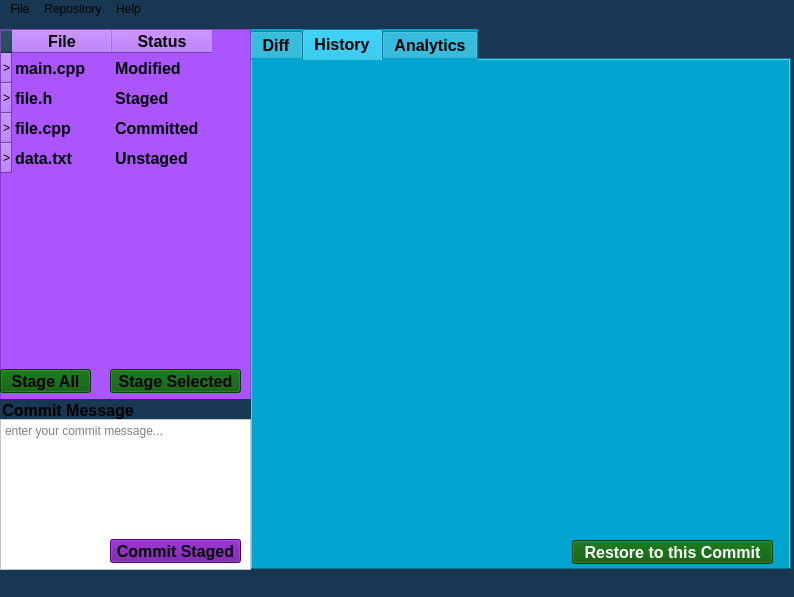
<?xml version="1.0" encoding="UTF-8"?>
<ui version="4.0">
 <class>MainWindow</class>
 <widget class="QMainWindow" name="MainWindow">
  <property name="geometry">
   <rect>
    <x>0</x>
    <y>0</y>
    <width>794</width>
    <height>597</height>
   </rect>
  </property>
  <property name="windowTitle">
   <string>MiniVersionControl</string>
  </property>
  <property name="styleSheet">
   <string notr="true">background-color: rgb(23, 55, 83);</string>
  </property>
  <widget class="QWidget" name="centralwidget">
   <widget class="QTabWidget" name="infoTab">
    <property name="geometry">
     <rect>
      <x>250</x>
      <y>10</y>
      <width>541</width>
      <height>541</height>
     </rect>
    </property>
    <property name="palette">
     <palette>
      <active>
       <colorrole role="WindowText">
        <brush brushstyle="SolidPattern">
         <color alpha="255">
          <red>0</red>
          <green>0</green>
          <blue>0</blue>
         </color>
        </brush>
       </colorrole>
       <colorrole role="Button">
        <brush brushstyle="SolidPattern">
         <color alpha="255">
          <red>0</red>
          <green>165</green>
          <blue>207</blue>
         </color>
        </brush>
       </colorrole>
       <colorrole role="Text">
        <brush brushstyle="SolidPattern">
         <color alpha="255">
          <red>0</red>
          <green>0</green>
          <blue>0</blue>
         </color>
        </brush>
       </colorrole>
       <colorrole role="ButtonText">
        <brush brushstyle="SolidPattern">
         <color alpha="255">
          <red>0</red>
          <green>0</green>
          <blue>0</blue>
         </color>
        </brush>
       </colorrole>
       <colorrole role="Base">
        <brush brushstyle="SolidPattern">
         <color alpha="255">
          <red>0</red>
          <green>165</green>
          <blue>207</blue>
         </color>
        </brush>
       </colorrole>
       <colorrole role="Window">
        <brush brushstyle="SolidPattern">
         <color alpha="255">
          <red>0</red>
          <green>165</green>
          <blue>207</blue>
         </color>
        </brush>
       </colorrole>
       <colorrole role="PlaceholderText">
        <brush brushstyle="SolidPattern">
         <color alpha="128">
          <red>0</red>
          <green>0</green>
          <blue>0</blue>
         </color>
        </brush>
       </colorrole>
      </active>
      <inactive>
       <colorrole role="WindowText">
        <brush brushstyle="SolidPattern">
         <color alpha="255">
          <red>0</red>
          <green>0</green>
          <blue>0</blue>
         </color>
        </brush>
       </colorrole>
       <colorrole role="Button">
        <brush brushstyle="SolidPattern">
         <color alpha="255">
          <red>0</red>
          <green>165</green>
          <blue>207</blue>
         </color>
        </brush>
       </colorrole>
       <colorrole role="Text">
        <brush brushstyle="SolidPattern">
         <color alpha="255">
          <red>0</red>
          <green>0</green>
          <blue>0</blue>
         </color>
        </brush>
       </colorrole>
       <colorrole role="ButtonText">
        <brush brushstyle="SolidPattern">
         <color alpha="255">
          <red>0</red>
          <green>0</green>
          <blue>0</blue>
         </color>
        </brush>
       </colorrole>
       <colorrole role="Base">
        <brush brushstyle="SolidPattern">
         <color alpha="255">
          <red>0</red>
          <green>165</green>
          <blue>207</blue>
         </color>
        </brush>
       </colorrole>
       <colorrole role="Window">
        <brush brushstyle="SolidPattern">
         <color alpha="255">
          <red>0</red>
          <green>165</green>
          <blue>207</blue>
         </color>
        </brush>
       </colorrole>
       <colorrole role="PlaceholderText">
        <brush brushstyle="SolidPattern">
         <color alpha="128">
          <red>0</red>
          <green>0</green>
          <blue>0</blue>
         </color>
        </brush>
       </colorrole>
      </inactive>
      <disabled>
       <colorrole role="WindowText">
        <brush brushstyle="SolidPattern">
         <color alpha="255">
          <red>0</red>
          <green>0</green>
          <blue>0</blue>
         </color>
        </brush>
       </colorrole>
       <colorrole role="Button">
        <brush brushstyle="SolidPattern">
         <color alpha="255">
          <red>0</red>
          <green>165</green>
          <blue>207</blue>
         </color>
        </brush>
       </colorrole>
       <colorrole role="Text">
        <brush brushstyle="SolidPattern">
         <color alpha="255">
          <red>0</red>
          <green>0</green>
          <blue>0</blue>
         </color>
        </brush>
       </colorrole>
       <colorrole role="ButtonText">
        <brush brushstyle="SolidPattern">
         <color alpha="255">
          <red>0</red>
          <green>0</green>
          <blue>0</blue>
         </color>
        </brush>
       </colorrole>
       <colorrole role="Base">
        <brush brushstyle="SolidPattern">
         <color alpha="255">
          <red>0</red>
          <green>165</green>
          <blue>207</blue>
         </color>
        </brush>
       </colorrole>
       <colorrole role="Window">
        <brush brushstyle="SolidPattern">
         <color alpha="255">
          <red>0</red>
          <green>165</green>
          <blue>207</blue>
         </color>
        </brush>
       </colorrole>
       <colorrole role="PlaceholderText">
        <brush brushstyle="SolidPattern">
         <color alpha="128">
          <red>0</red>
          <green>0</green>
          <blue>0</blue>
         </color>
        </brush>
       </colorrole>
      </disabled>
     </palette>
    </property>
    <property name="font">
     <font>
      <family>Arial</family>
      <pointsize>12</pointsize>
      <bold>true</bold>
     </font>
    </property>
    <property name="styleSheet">
     <string notr="true">background-color: rgb(0, 165, 207);
color:rgb(0, 0, 0)
</string>
    </property>
    <property name="currentIndex">
     <number>1</number>
    </property>
    <widget class="QWidget" name="diffTab">
     <attribute name="icon">
      <iconset theme="QIcon::ThemeIcon::MailMessageNew"/>
     </attribute>
     <attribute name="title">
      <string>Diff</string>
     </attribute>
    </widget>
    <widget class="QWidget" name="history">
     <attribute name="icon">
      <iconset theme="QIcon::ThemeIcon::DocumentOpenRecent"/>
     </attribute>
     <attribute name="title">
      <string>History</string>
     </attribute>
     <widget class="QPushButton" name="stageSelected_2">
      <property name="geometry">
       <rect>
        <x>320</x>
        <y>480</y>
        <width>201</width>
        <height>24</height>
       </rect>
      </property>
      <property name="font">
       <font>
        <family>Arial</family>
        <pointsize>12</pointsize>
        <bold>true</bold>
       </font>
      </property>
      <property name="styleSheet">
       <string notr="true">color: rgb(255, 255, 255);
background-color: rgb(0, 85, 0);</string>
      </property>
      <property name="text">
       <string>Restore to this Commit</string>
      </property>
     </widget>
    </widget>
    <widget class="QWidget" name="analytics">
     <attribute name="icon">
      <iconset theme="QIcon::ThemeIcon::DialogInformation"/>
     </attribute>
     <attribute name="title">
      <string>Analytics</string>
     </attribute>
    </widget>
   </widget>
   <widget class="QTableWidget" name="fileTable">
    <property name="geometry">
     <rect>
      <x>0</x>
      <y>10</y>
      <width>251</width>
      <height>541</height>
     </rect>
    </property>
    <property name="font">
     <font>
      <family>Arial</family>
      <pointsize>12</pointsize>
      <bold>true</bold>
     </font>
    </property>
    <property name="styleSheet">
     <string notr="true">background-color: rgb(170, 85, 255);</string>
    </property>
    <property name="showGrid">
     <bool>false</bool>
    </property>
    <row>
     <property name="text">
      <string>&gt;</string>
     </property>
    </row>
    <row>
     <property name="text">
      <string>&gt;</string>
     </property>
    </row>
    <row>
     <property name="text">
      <string>&gt;</string>
     </property>
    </row>
    <row>
     <property name="text">
      <string>&gt;</string>
     </property>
    </row>
    <column>
     <property name="text">
      <string>File</string>
     </property>
     <property name="font">
      <font>
       <family>Arial</family>
       <pointsize>12</pointsize>
       <bold>true</bold>
      </font>
     </property>
     <property name="background">
      <color>
       <red>170</red>
       <green>0</green>
       <blue>255</blue>
      </color>
     </property>
    </column>
    <column>
     <property name="text">
      <string>Status</string>
     </property>
     <property name="font">
      <font>
       <family>Arial</family>
       <pointsize>12</pointsize>
       <bold>true</bold>
      </font>
     </property>
     <property name="background">
      <color>
       <red>170</red>
       <green>0</green>
       <blue>255</blue>
      </color>
     </property>
    </column>
    <item row="0" column="0">
     <property name="text">
      <string>main.cpp</string>
     </property>
    </item>
    <item row="0" column="1">
     <property name="text">
      <string>Modified</string>
     </property>
     <property name="font">
      <font>
       <family>Arial</family>
       <pointsize>12</pointsize>
       <bold>true</bold>
      </font>
     </property>
    </item>
    <item row="1" column="0">
     <property name="text">
      <string>file.h</string>
     </property>
    </item>
    <item row="1" column="1">
     <property name="text">
      <string>Staged</string>
     </property>
    </item>
    <item row="2" column="0">
     <property name="text">
      <string>file.cpp</string>
     </property>
    </item>
    <item row="2" column="1">
     <property name="text">
      <string>Committed</string>
     </property>
    </item>
    <item row="3" column="0">
     <property name="text">
      <string>data.txt</string>
     </property>
    </item>
    <item row="3" column="1">
     <property name="text">
      <string>Unstaged</string>
     </property>
    </item>
   </widget>
   <widget class="QGroupBox" name="groupBox">
    <property name="geometry">
     <rect>
      <x>0</x>
      <y>380</y>
      <width>251</width>
      <height>171</height>
     </rect>
    </property>
    <property name="font">
     <font>
      <family>Arial</family>
      <pointsize>12</pointsize>
      <bold>true</bold>
     </font>
    </property>
    <property name="title">
     <string>Commit Message</string>
    </property>
    <widget class="QTextEdit" name="commitInput">
     <property name="geometry">
      <rect>
       <x>0</x>
       <y>20</y>
       <width>251</width>
       <height>151</height>
      </rect>
     </property>
     <property name="styleSheet">
      <string notr="true">background-color: rgb(255, 255, 255);
color: rgb(0, 0, 0);
font: 700 9pt &quot;Arial&quot;;</string>
     </property>
     <property name="placeholderText">
      <string>enter your commit message...</string>
     </property>
    </widget>
    <widget class="QPushButton" name="commitStaged">
     <property name="geometry">
      <rect>
       <x>110</x>
       <y>140</y>
       <width>131</width>
       <height>24</height>
      </rect>
     </property>
     <property name="font">
      <font>
       <family>Arial</family>
       <pointsize>12</pointsize>
       <bold>true</bold>
      </font>
     </property>
     <property name="styleSheet">
      <string notr="true">background-color: rgb(101, 0, 152);</string>
     </property>
     <property name="text">
      <string>Commit Staged</string>
     </property>
    </widget>
   </widget>
   <widget class="QPushButton" name="stageAll">
    <property name="geometry">
     <rect>
      <x>0</x>
      <y>350</y>
      <width>91</width>
      <height>24</height>
     </rect>
    </property>
    <property name="font">
     <font>
      <family>Arial</family>
      <pointsize>12</pointsize>
      <bold>true</bold>
     </font>
    </property>
    <property name="styleSheet">
     <string notr="true">
background-color: rgb(0, 85, 0);</string>
    </property>
    <property name="text">
     <string>Stage All</string>
    </property>
   </widget>
   <widget class="QPushButton" name="stageSelected">
    <property name="geometry">
     <rect>
      <x>110</x>
      <y>350</y>
      <width>131</width>
      <height>24</height>
     </rect>
    </property>
    <property name="font">
     <font>
      <family>Arial</family>
      <pointsize>12</pointsize>
      <bold>true</bold>
     </font>
    </property>
    <property name="styleSheet">
     <string notr="true">
background-color: rgb(0, 85, 0);</string>
    </property>
    <property name="text">
     <string>Stage Selected</string>
    </property>
   </widget>
  </widget>
  <widget class="QMenuBar" name="menubar">
   <property name="geometry">
    <rect>
     <x>0</x>
     <y>0</y>
     <width>794</width>
     <height>21</height>
    </rect>
   </property>
   <widget class="QMenu" name="actionSettings_2">
    <property name="title">
     <string>File</string>
    </property>
    <addaction name="actionSettings_3"/>
    <addaction name="separator"/>
    <addaction name="actionExit_2"/>
   </widget>
   <widget class="QMenu" name="menuRepository">
    <property name="title">
     <string>Repository</string>
    </property>
    <addaction name="separator"/>
    <addaction name="actionStage_Files"/>
    <addaction name="actionCommit_Staged"/>
    <addaction name="actionCompare_Files"/>
    <addaction name="actionRestore_to_Prior_Commit"/>
   </widget>
   <widget class="QMenu" name="menuHelp">
    <property name="title">
     <string>Help</string>
    </property>
   </widget>
   <addaction name="actionSettings_2"/>
   <addaction name="menuRepository"/>
   <addaction name="menuHelp"/>
  </widget>
  <widget class="QStatusBar" name="statusbar"/>
  <action name="actionSettings">
   <property name="text">
    <string>New Repository</string>
   </property>
  </action>
  <action name="actionSettings_3">
   <property name="text">
    <string>Settings</string>
   </property>
  </action>
  <action name="actionExit">
   <property name="text">
    <string>Exit</string>
   </property>
  </action>
  <action name="actionExit_2">
   <property name="text">
    <string>Exit</string>
   </property>
  </action>
  <action name="actionInitialize_Local_Repository">
   <property name="text">
    <string>Initialize Local Repository</string>
   </property>
  </action>
  <action name="actionView_Commit_History">
   <property name="text">
    <string>View Commit History</string>
   </property>
  </action>
  <action name="actionOpen_Repository_2">
   <property name="text">
    <string>Open Repository</string>
   </property>
  </action>
  <action name="actionChanges">
   <property name="text">
    <string>Changes</string>
   </property>
  </action>
  <action name="actionHistory">
   <property name="text">
    <string>History</string>
   </property>
  </action>
  <action name="actionStatistics">
   <property name="text">
    <string>Statistics</string>
   </property>
  </action>
  <action name="actionInitialize_New_Repository">
   <property name="text">
    <string>Initialize New Repository</string>
   </property>
  </action>
  <action name="actionOpen_Repository">
   <property name="text">
    <string>Open Repository</string>
   </property>
  </action>
  <action name="actionClone_Repository">
   <property name="text">
    <string>Clone Repository</string>
   </property>
  </action>
  <action name="actionNew_Branch">
   <property name="text">
    <string>New Branch</string>
   </property>
  </action>
  <action name="actionManage_Branches">
   <property name="text">
    <string>Manage Branches</string>
   </property>
  </action>
  <action name="actionClone_Repository_2">
   <property name="text">
    <string>Clone Repository</string>
   </property>
  </action>
  <action name="actionStage_Files">
   <property name="text">
    <string>Stage All Files</string>
   </property>
  </action>
  <action name="actionCommit_Staged">
   <property name="text">
    <string>Commit Staged</string>
   </property>
  </action>
  <action name="actionCompare_Files">
   <property name="text">
    <string>Compare Files</string>
   </property>
  </action>
  <action name="actionRestore_to_Prior_Commit">
   <property name="text">
    <string>Restore to Prior Commit</string>
   </property>
  </action>
  <action name="actionView_File_Status">
   <property name="text">
    <string>View File Status</string>
   </property>
  </action>
 </widget>
 <tabstops>
  <tabstop>commitInput</tabstop>
  <tabstop>commitStaged</tabstop>
  <tabstop>fileTable</tabstop>
  <tabstop>infoTab</tabstop>
 </tabstops>
 <resources/>
 <connections/>
</ui>
